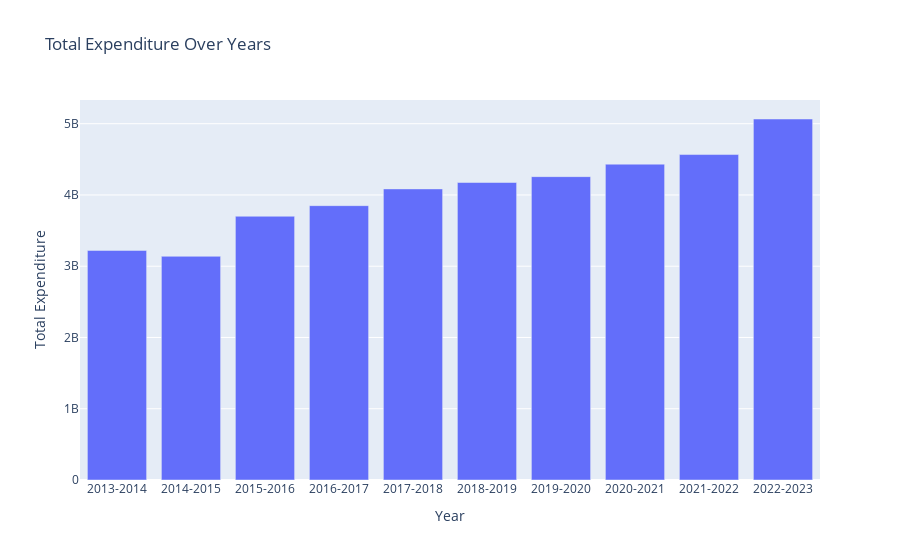

Source (notebook cell):
### Code cell
import plotly.express as px
import pandas as pd

# Assuming `df_revised` is your original DataFrame
# Aggregate data to get the sum of expenditures per year
df_sum = df_selected.groupby('Year', as_index=False)['Total Expenditure'].sum()

# Create a bar chart for the aggregated data
fig = px.bar(
    df_sum,
    x='Year',
    y='Total Expenditure',
    title='Total Expenditure Over Years',
    labels={'Total Expenditure': 'Total Expenditure', 'Year': 'Year'}
)

# Show the plot
fig.show()

### Figure 1 — Plotly figure (JSON) as saved in the notebook; plotly's stock layout.template omitted (floating-point values rounded to 4 significant figures)
{"data": [{"alignmentgroup": "True", "hovertemplate": "Year=%{x}<br>Total Expenditure=%{y}<extra></extra>", "legendgroup": "", "marker": {"color": "#636efa", "pattern": {"shape": ""}}, "name": "", "offsetgroup": "", "orientation": "v", "showlegend": false, "textposition": "auto", "type": "bar", "x": ["2013-2014", "2014-2015", "2015-2016", "2016-2017", "2017-2018", "2018-2019", "2019-2020", "2020-2021", "2021-2022", "2022-2023"], "xaxis": "x", "y": [3222000000.0, 3139000000.0, 3701000000.0, 3850000000.0, 4085000000.0, 4175000000.0, 4257000000.0, 4432000000.0, 4567000000.0, 5066000000.0], "yaxis": "y"}], "layout": {"barmode": "relative", "legend": {"tracegroupgap": 0}, "title": {"text": "Total Expenditure Over Years"}, "xaxis": {"anchor": "y", "domain": [0, 1], "title": {"text": "Year"}}, "yaxis": {"anchor": "x", "domain": [0, 1], "title": {"text": "Total Expenditure"}}}}
